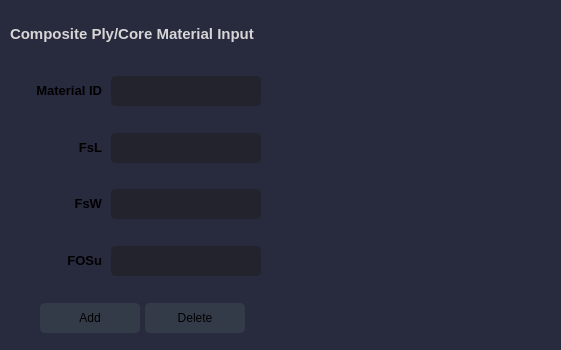
               <widget class="QFrame" name="Material_Core_Frame">
                <property name="styleSheet">
                 <string notr="true">background-color: rgb(40, 42, 62);
border-radius:10px;</string>
                </property>
                <property name="frameShape">
                 <enum>QFrame::StyledPanel</enum>
                </property>
                <property name="frameShadow">
                 <enum>QFrame::Raised</enum>
                </property>
                <layout class="QHBoxLayout" name="horizontalLayout_20">
                 <property name="spacing">
                  <number>0</number>
                 </property>
                 <property name="leftMargin">
                  <number>0</number>
                 </property>
                 <property name="topMargin">
                  <number>0</number>
                 </property>
                 <property name="rightMargin">
                  <number>0</number>
                 </property>
                 <property name="bottomMargin">
                  <number>0</number>
                 </property>
                 <item>
                  <widget class="QFrame" name="Comp_Core_Frame">
                   <property name="maximumSize">
                    <size>
                     <width>350</width>
                     <height>350</height>
                    </size>
                   </property>
                   <property name="frameShape">
                    <enum>QFrame::StyledPanel</enum>
                   </property>
                   <property name="frameShadow">
                    <enum>QFrame::Raised</enum>
                   </property>
                   <layout class="QVBoxLayout" name="verticalLayout_18">
                    <property name="spacing">
                     <number>10</number>
                    </property>
                    <property name="leftMargin">
                     <number>10</number>
                    </property>
                    <property name="topMargin">
                     <number>10</number>
                    </property>
                    <property name="rightMargin">
                     <number>10</number>
                    </property>
                    <property name="bottomMargin">
                     <number>10</number>
                    </property>
                    <item>
                     <widget class="QFrame" name="Comp_Core_Label_Frame">
                      <property name="frameShape">
                       <enum>QFrame::StyledPanel</enum>
                      </property>
                      <property name="frameShadow">
                       <enum>QFrame::Raised</enum>
                      </property>
                      <layout class="QVBoxLayout" name="verticalLayout_19">
                       <property name="leftMargin">
                        <number>0</number>
                       </property>
                       <property name="rightMargin">
                        <number>10</number>
                       </property>
                       <item>
                        <widget class="QLabel" name="CompCore_Label">
                         <property name="minimumSize">
                          <size>
                           <width>0</width>
                           <height>30</height>
                          </size>
                         </property>
                         <property name="maximumSize">
                          <size>
                           <width>400</width>
                           <height>30</height>
                          </size>
                         </property>
                         <property name="font">
                          <font>
                           <family>Segoe UI</family>
                           <pointsize>11</pointsize>
                           <weight>75</weight>
                           <bold>true</bold>
                          </font>
                         </property>
                         <property name="styleSheet">
                          <string notr="true">color: rgb(214, 214, 214);</string>
                         </property>
                         <property name="text">
                          <string>Composite Ply/Core Material Input</string>
                         </property>
                         <property name="alignment">
                          <set>Qt::AlignLeading|Qt::AlignLeft|Qt::AlignVCenter</set>
                         </property>
                        </widget>
                       </item>
                      </layout>
                     </widget>
                    </item>
                    <item>
                     <widget class="QFrame" name="Comp_Core_MatID_Frame">
                      <property name="maximumSize">
                       <size>
                        <width>16777215</width>
                        <height>50</height>
                       </size>
                      </property>
                      <property name="frameShape">
                       <enum>QFrame::StyledPanel</enum>
                      </property>
                      <property name="frameShadow">
                       <enum>QFrame::Raised</enum>
                      </property>
                      <layout class="QHBoxLayout" name="horizontalLayout_21">
                       <item>
                        <widget class="QLabel" name="CompCore_MatID_Label">
                         <property name="minimumSize">
                          <size>
                           <width>50</width>
                           <height>0</height>
                          </size>
                         </property>
                         <property name="maximumSize">
                          <size>
                           <width>80</width>
                           <height>16777215</height>
                          </size>
                         </property>
                         <property name="font">
                          <font>
                           <family>Segoe UI</family>
                           <pointsize>10</pointsize>
                           <weight>75</weight>
                           <bold>true</bold>
                          </font>
                         </property>
                         <property name="text">
                          <string>Material ID</string>
                         </property>
                         <property name="alignment">
                          <set>Qt::AlignRight|Qt::AlignTrailing|Qt::AlignVCenter</set>
                         </property>
                        </widget>
                       </item>
                       <item>
                        <widget class="QLineEdit" name="CompCore_MatID_LineEdit">
                         <property name="minimumSize">
                          <size>
                           <width>150</width>
                           <height>30</height>
                          </size>
                         </property>
                         <property name="maximumSize">
                          <size>
                           <width>150</width>
                           <height>30</height>
                          </size>
                         </property>
                         <property name="font">
                          <font>
                           <family>Segoe UI</family>
                           <pointsize>9</pointsize>
                          </font>
                         </property>
                         <property name="styleSheet">
                          <string notr="true">QLineEdit {
	background-color: rgb(35, 35, 45);
	border-radius: 5px;
	border: 2px solid rgb(35, 35, 45);
	padding-left: 10px;
}
QLineEdit:hover {
	border: 2px solid rgb(64, 71, 88);
}
QLineEdit:focus {
	border: 2px solid rgb(91, 101, 124);
}</string>
                         </property>
                        </widget>
                       </item>
                      </layout>
                     </widget>
                    </item>
                    <item>
                     <widget class="QFrame" name="Comp_Core_FsL_Frame">
                      <property name="maximumSize">
                       <size>
                        <width>16777215</width>
                        <height>50</height>
                       </size>
                      </property>
                      <property name="frameShape">
                       <enum>QFrame::StyledPanel</enum>
                      </property>
                      <property name="frameShadow">
                       <enum>QFrame::Raised</enum>
                      </property>
                      <layout class="QHBoxLayout" name="horizontalLayout_22">
                       <item>
                        <widget class="QLabel" name="CompCore_FsL_Label">
                         <property name="minimumSize">
                          <size>
                           <width>50</width>
                           <height>0</height>
                          </size>
                         </property>
                         <property name="maximumSize">
                          <size>
                           <width>80</width>
                           <height>16777215</height>
                          </size>
                         </property>
                         <property name="font">
                          <font>
                           <family>Segoe UI</family>
                           <pointsize>10</pointsize>
                           <weight>75</weight>
                           <bold>true</bold>
                          </font>
                         </property>
                         <property name="text">
                          <string>FsL</string>
                         </property>
                         <property name="alignment">
                          <set>Qt::AlignRight|Qt::AlignTrailing|Qt::AlignVCenter</set>
                         </property>
                        </widget>
                       </item>
                       <item>
                        <widget class="QLineEdit" name="CompCore_FsL_LineEdit">
                         <property name="minimumSize">
                          <size>
                           <width>150</width>
                           <height>30</height>
                          </size>
                         </property>
                         <property name="maximumSize">
                          <size>
                           <width>150</width>
                           <height>30</height>
                          </size>
                         </property>
                         <property name="font">
                          <font>
                           <family>Segoe UI</family>
                           <pointsize>9</pointsize>
                          </font>
                         </property>
                         <property name="styleSheet">
                          <string notr="true">QLineEdit {
	background-color: rgb(35, 35, 45);
	border-radius: 5px;
	border: 2px solid rgb(35, 35, 45);
	padding-left: 10px;
}
QLineEdit:hover {
	border: 2px solid rgb(64, 71, 88);
}
QLineEdit:focus {
	border: 2px solid rgb(91, 101, 124);
}</string>
                         </property>
                        </widget>
                       </item>
                      </layout>
                     </widget>
                    </item>
                    <item>
                     <widget class="QFrame" name="Comp_Core_FsW_Frame">
                      <property name="maximumSize">
                       <size>
                        <width>16777215</width>
                        <height>50</height>
                       </size>
                      </property>
                      <property name="frameShape">
                       <enum>QFrame::StyledPanel</enum>
                      </property>
                      <property name="frameShadow">
                       <enum>QFrame::Raised</enum>
                      </property>
                      <layout class="QHBoxLayout" name="horizontalLayout_23">
                       <item>
                        <widget class="QLabel" name="CompCore_FsW_Label">
                         <property name="minimumSize">
                          <size>
                           <width>50</width>
                           <height>0</height>
                          </size>
                         </property>
                         <property name="maximumSize">
                          <size>
                           <width>80</width>
                           <height>16777215</height>
                          </size>
                         </property>
                         <property name="font">
                          <font>
                           <family>Segoe UI</family>
                           <pointsize>10</pointsize>
                           <weight>75</weight>
                           <bold>true</bold>
                          </font>
                         </property>
                         <property name="text">
                          <string>FsW</string>
                         </property>
                         <property name="alignment">
                          <set>Qt::AlignRight|Qt::AlignTrailing|Qt::AlignVCenter</set>
                         </property>
                        </widget>
                       </item>
                       <item>
                        <widget class="QLineEdit" name="CompCore_FsW_LineEdit">
                         <property name="minimumSize">
                          <size>
                           <width>150</width>
                           <height>30</height>
                          </size>
                         </property>
                         <property name="maximumSize">
                          <size>
                           <width>150</width>
                           <height>30</height>
                          </size>
                         </property>
                         <property name="font">
                          <font>
                           <family>Segoe UI</family>
                           <pointsize>9</pointsize>
                          </font>
                         </property>
                         <property name="styleSheet">
                          <string notr="true">QLineEdit {
	background-color: rgb(35, 35, 45);
	border-radius: 5px;
	border: 2px solid rgb(35, 35, 45);
	padding-left: 10px;
}
QLineEdit:hover {
	border: 2px solid rgb(64, 71, 88);
}
QLineEdit:focus {
	border: 2px solid rgb(91, 101, 124);
}</string>
                         </property>
                        </widget>
                       </item>
                      </layout>
                     </widget>
                    </item>
                    <item>
                     <widget class="QFrame" name="Comp_Core_FOSu_Frame">
                      <property name="maximumSize">
                       <size>
                        <width>16777215</width>
                        <height>50</height>
                       </size>
                      </property>
                      <property name="frameShape">
                       <enum>QFrame::StyledPanel</enum>
                      </property>
                      <property name="frameShadow">
                       <enum>QFrame::Raised</enum>
                      </property>
                      <layout class="QHBoxLayout" name="horizontalLayout_24">
                       <item>
                        <widget class="QLabel" name="CompCore_FOSu_Label">
                         <property name="minimumSize">
                          <size>
                           <width>50</width>
                           <height>0</height>
                          </size>
                         </property>
                         <property name="maximumSize">
                          <size>
                           <width>80</width>
                           <height>16777215</height>
                          </size>
                         </property>
                         <property name="font">
                          <font>
                           <family>Segoe UI</family>
                           <pointsize>10</pointsize>
                           <weight>75</weight>
                           <bold>true</bold>
                          </font>
                         </property>
                         <property name="text">
                          <string>FOSu</string>
                         </property>
                         <property name="alignment">
                          <set>Qt::AlignRight|Qt::AlignTrailing|Qt::AlignVCenter</set>
                         </property>
                        </widget>
                       </item>
                       <item>
                        <widget class="QLineEdit" name="CompCore_FOSu_LineEdit">
                         <property name="minimumSize">
                          <size>
                           <width>150</width>
                           <height>30</height>
                          </size>
                         </property>
                         <property name="maximumSize">
                          <size>
                           <width>150</width>
                           <height>30</height>
                          </size>
                         </property>
                         <property name="font">
                          <font>
                           <family>Segoe UI</family>
                           <pointsize>9</pointsize>
                          </font>
                         </property>
                         <property name="styleSheet">
                          <string notr="true">QLineEdit {
	background-color: rgb(35, 35, 45);
	border-radius: 5px;
	border: 2px solid rgb(35, 35, 45);
	padding-left: 10px;
}
QLineEdit:hover {
	border: 2px solid rgb(64, 71, 88);
}
QLineEdit:focus {
	border: 2px solid rgb(91, 101, 124);
}</string>
                         </property>
                        </widget>
                       </item>
                      </layout>
                     </widget>
                    </item>
                    <item>
                     <widget class="QFrame" name="Comp_Core_Btns_Frame">
                      <property name="frameShape">
                       <enum>QFrame::StyledPanel</enum>
                      </property>
                      <property name="frameShadow">
                       <enum>QFrame::Raised</enum>
                      </property>
                      <layout class="QHBoxLayout" name="horizontalLayout_25">
                       <property name="spacing">
                        <number>5</number>
                       </property>
                       <property name="leftMargin">
                        <number>30</number>
                       </property>
                       <property name="rightMargin">
                        <number>30</number>
                       </property>
                       <item>
                        <widget class="QPushButton" name="CompCore_Add_Btn">
                         <property name="minimumSize">
                          <size>
                           <width>100</width>
                           <height>30</height>
                          </size>
                         </property>
                         <property name="maximumSize">
                          <size>
                           <width>100</width>
                           <height>30</height>
                          </size>
                         </property>
                         <property name="styleSheet">
                          <string notr="true">QPushButton {
	border: 2px solid rgb(52, 59, 72);
	border-radius: 5px;	
	background-color: rgb(52, 59, 72);
}
QPushButton:hover {
	background-color: rgb(57, 65, 80);
	border: 2px solid rgb(61, 70, 86);
}
QPushButton:pressed {	
	background-color: rgb(217, 4, 41);
	border: 2px solid rgb(43, 50, 61);
}</string>
                         </property>
                         <property name="text">
                          <string>Add</string>
                         </property>
                        </widget>
                       </item>
                       <item>
                        <widget class="QPushButton" name="CompCore_Del_Btn">
                         <property name="minimumSize">
                          <size>
                           <width>100</width>
                           <height>30</height>
                          </size>
                         </property>
                         <property name="maximumSize">
                          <size>
                           <width>100</width>
                           <height>30</height>
                          </size>
                         </property>
                         <property name="styleSheet">
                          <string notr="true">QPushButton {
	border: 2px solid rgb(52, 59, 72);
	border-radius: 5px;	
	background-color: rgb(52, 59, 72);
}
QPushButton:hover {
	background-color: rgb(57, 65, 80);
	border: 2px solid rgb(61, 70, 86);
}
QPushButton:pressed {	
	background-color: rgb(217, 4, 41);
	border: 2px solid rgb(43, 50, 61);
}</string>
                         </property>
                         <property name="text">
                          <string>Delete</string>
                         </property>
                        </widget>
                       </item>
                      </layout>
                     </widget>
                    </item>
                   </layout>
                  </widget>
                 </item>
                 <item>
                  <widget class="QFrame" name="Comp_Core_Table_Frame">
                   <property name="frameShape">
                    <enum>QFrame::StyledPanel</enum>
                   </property>
                   <property name="frameShadow">
                    <enum>QFrame::Raised</enum>
                   </property>
                   <layout class="QHBoxLayout" name="horizontalLayout_26">
                    <property name="spacing">
                     <number>10</number>
                    </property>
                    <property name="leftMargin">
                     <number>10</number>
                    </property>
                    <property name="topMargin">
                     <number>10</number>
                    </property>
                    <property name="rightMargin">
                     <number>10</number>
                    </property>
                    <property name="bottomMargin">
                     <number>10</number>
                    </property>
                    <item>
                     <widget class="QTableWidget" name="CompCore_TableWidget">
                      <property name="frameShape">
                       <enum>QFrame::NoFrame</enum>
                      </property>
                     </widget>
                    </item>
                   </layout>
                  </widget>
                 </item>
                </layout>
               </widget>
